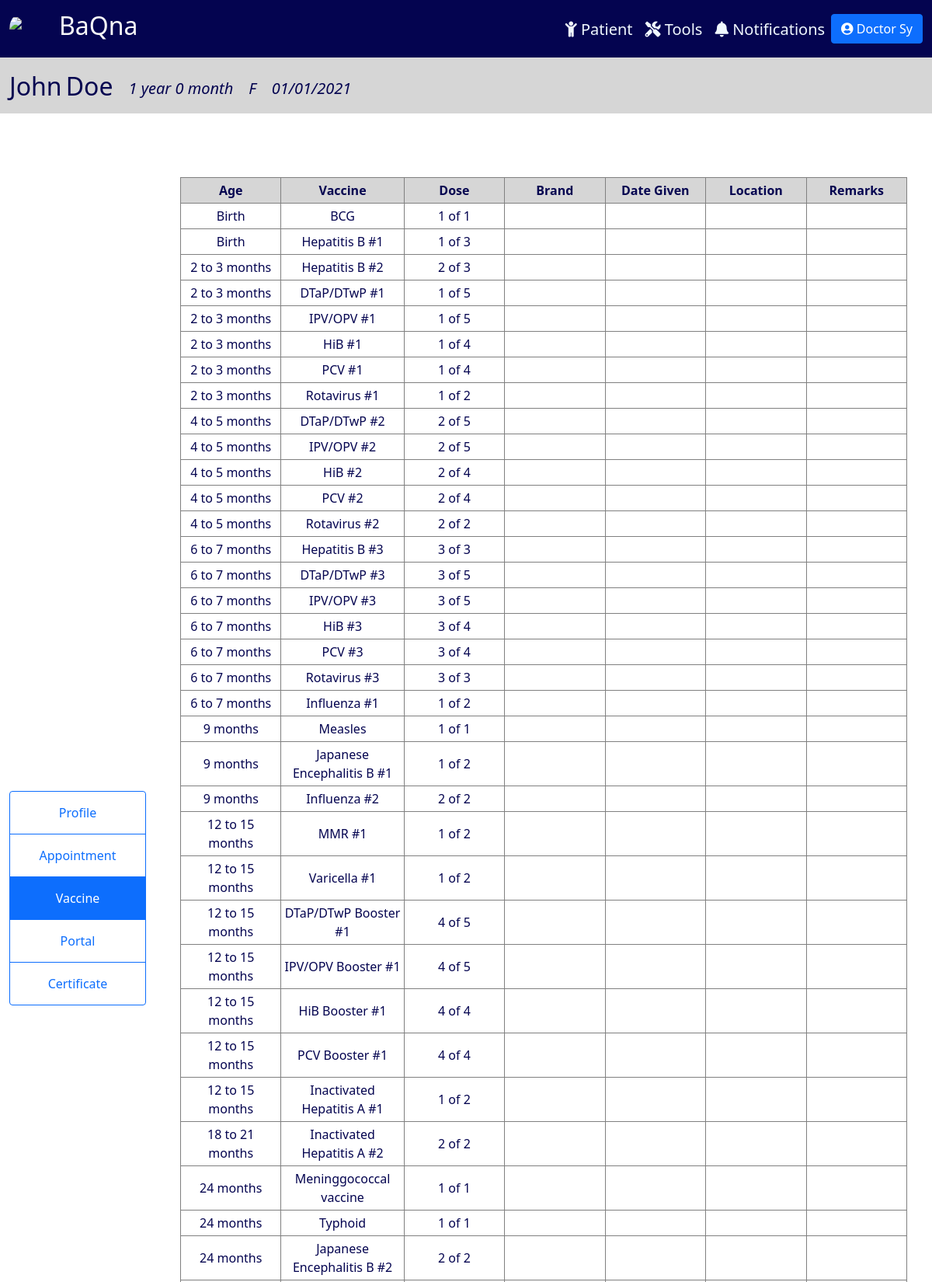
Page /vaccine/19 (signed in, upper part) on the committed database.
### tracker/models.py (models this page shows, shortened)
class Physician(models.Model):
    CAN_REG = (
        ('Yes', 'Yes'),
        ('No', 'No'),
    )
    user = models.OneToOneField(User, null=True, on_delete=models.CASCADE)
    prefix = models.CharField(max_length=100, null=True, blank=True)
    last_name = models.CharField(max_length=100, null=True)
    first_name = models.CharField(max_length=100, null=True)
    title = models.CharField(max_length=100, null=True, blank=True)
    date_start = models.DateField(null=True, blank=True)
    date_end = models.DateField(null=True, blank=True)
    cell_no = PhoneNumberField(null=True, blank=True)
    doc_type = models.CharField(max_length=100, null=True)
    can_reg = models.CharField(max_length=100, null=True, blank=True, choices=CAN_REG)
    def __str__(self):
        return self.doc_type + " " + self.last_name

class Patient(models.Model):
    SEX = (
        ('M', 'Male'),
        ('F', 'Female'),
    )
    last_name = models.CharField(max_length=100, null=True)
    first_name = models.CharField(max_length=100, null=True)
    middle_name = models.CharField(max_length=100, null=True, blank=True)
    suffix = models.CharField(max_length=2, null=True, blank=True)
    nick_name = models.CharField(max_length=100, null=True, blank=True)
    sex = models.CharField(max_length=1, null=True, choices=SEX)
    birthdate = models.DateField(null=True)
    age = models.CharField(max_length=100, null=True, blank=True)
    attending_doctor = models.ForeignKey(Physician, related_name="docpatient", on_delete=models.CASCADE, null=True)
    cert_date = models.DateField(null=True, blank=True)
    cell_no = PhoneNumberField(null=True, blank=True, validators=[MaxLengthValidator(13)])
    landline = models.CharField(max_length=100, null=True, blank=True)
    email = models.EmailField(max_length=254, null=True, blank=True)
    house_no = models.CharField(max_length=100, null=True, blank=True)
    barangay = models.CharField(max_length=100, null=True, blank=True)
    city = models.CharField(max_length=100, null=True, blank=True)
    region = models.CharField(max_length=100, null=True, blank=True)
    zip = models.IntegerField(null=True, blank=True)
    mfname = models.CharField(max_length=100, null=True, blank=True)
    mlname = models.CharField(max_length=100, null=True, blank=True)
    mcontact = PhoneNumberField(null=True, blank=True)
    memail = models.EmailField(max_length=254, null=True, blank=True)
    ffname = models.CharField(max_length=100, null=True, blank=True)
    flname = models.CharField(max_length=100, null=True, blank=True)
    fcontact = PhoneNumberField(null=True, blank=True)
    femail = models.EmailField(max_length=254, null=True, blank=True)
    c1full_name = models.CharField(max_length=100, null=True, blank=True)
    relation1 = models.CharField(max_length=100, null=True, blank=True)
    c1contact = PhoneNumberField(null=True, blank=True)
    c2full_name = models.CharField(max_length=100, null=True, blank=True)
    relation2 = models.CharField(max_length=100, null=True, blank=True)
    c2contact = PhoneNumberField(null=True, blank=True)
    def __str__(self):
        return "{}, {}".format(self.last_name, self.first_name)

class Vaccine(models.Model):
    LOCATION = (
        ('R thigh', 'R thigh'), ('L thigh', 'L thigh'), ('R arm ', 'R arm'),
        ('L arm', 'L arm'), ('R buttocks', 'R buttocks'), ('L buttocks', 'L buttocks'),
    )
    VACCINES = (
        ('BCG', 'BCG'), ('Hepatitis B #1', 'Hepatitis B #1'), ('Hepatitis B #2', 'Hepatitis B #2'), ('DTaP/DTwP #1', 'DTaP/DTwP #1'), ('IPV/OPV #1', 'IPV/OPV #1'),
        ('HiB #1', 'HiB #1'), ('PCV #1', 'PCV #1'), ('Rotavirus #1', 'Rotavirus #1'), ('DTaP/DTwP #2', 'DTaP/DTwP #2'), ('IPV/OPV #2', 'IPV/OPV #2'),
        ('HiB #2', 'HiB #2'), ('PCV #2', 'PCV #2'), ('Rotavirus #2', 'Rotavirus #2'), ('Hepatitis B #3', 'Hepatitis B #3'), ('DTaP/DTwP #3', 'DTaP/DTwP #3'),
        ('IPV/OPV #3', 'IPV/OPV #3'), ('HiB #3', 'HiB #3'), ('PCV #3', 'PCV #3'), ('Rotavirus #3', 'Rotavirus #3'), ('Influenza #1', 'Influenza #1'),
        ('Measles', 'Measles'), ('Japanese Encephalitis B #1', 'Japanese Encephalitis B #1'), ('Influenza #1', 'Influenza #1'), ('MMR #1', 'MMR #1'), ('Varicella #1', 'Varicella #1'),
        ('DTaP/DTwP Booster #1', 'DTaP/DTwP Booster #1'), ('IPV/OPV Booster #1', 'IPV/OPV Booster #1'), ('HiB Booster #1', 'HiB Booster #1'), ('PCV Booster #1', 'PCV Booster #1'), ('Inactivated Hepatitis A #1', 'Inactivated Hepatitis A #1'),
        ('Inactivated Hepatitis A #2', 'Inactivated Hepatitis A #2'), ('Meninggococcal vaccine', 'Meninggococcal vaccine'), ('Typhoid', 'Typhoid'), ('Japanese Encephalitis B #2', 'Japanese Encephalitis B #2'), ('DTaP/DTwP Booster #2', 'DTaP/DTwP Booster #2'),
        ('IPV/OPV Booster #2', 'IPV/OPV Booster #2'), ('MMR #2', 'MMR #2'), ('Varicella #2', 'Varicella #2'), ('Td/Tdap Booster #3', 'Td/Tdap Booster #3'), ('HPV #1', 'HPV #1'),
        ('HPV #2', 'HPV #2'), ('HPV #1', 'HPV #1'), ('HPV #2', 'HPV #2'), ('HPV #3', 'HPV #3'), ('Influenza', 'Influenza'),
    )
    AGE = (
        ('Birth', 'Birth'), ('2 to 3 months', '2 to 3 months'), ('4 to 5 months', '4 to 5 months'), ('6 to 7 months', '6 to 7 months'), ('9 months', '9 months'),
        ('12 to 15 months', '12 to 15 months'), ('18 to 21 months', '18 to 21 months'), ('24 months', '24 months'), ('4 to 6 yrs ', '4 to 6 yrs '),
        ('10 yrs', '10 yrs'), ('9-14 yrs', '9-14 yrs'), ('15 and up', '15 and up'), ('Annual', 'Annual'),
    )
    DOSE = (
        ('1 of 1', '1 of 1'), ('1 of 2', '1 of 2'), ('1 of 3', '1 of 3'), ('1 of 4', '1 of 4'), ('1 of 5', '1 of 5'),
        ('2 of 2', '2 of 2'), (' 2 of 3', '2 of 3'), ('2 of 4', '2 of 4'), ('2 of 5', '2 of 5'),
        ('3 of 3', '3 of 3'), ('3 of 4', '3 of 4'), ('3 of 5', '3 of 5'),
        ('4 of 4', '4 of 4'), ('4 of 5', '4 of 5'),
        ('5 of 5', '5 of 5'), ('every 10 years', 'every 10 years'),
    )
    patient = models.ForeignKey(Patient, null=True, blank=True, on_delete=models.CASCADE)
    age = models.CharField(max_length=50, null=True, choices=AGE)
    name = models.CharField(max_length=50, null=True, choices=VACCINES)
    dose = models.CharField(max_length=50, null=True, choices=DOSE)
    brand = models.CharField(max_length=50, null=True, blank=True)
    date = models.DateField(null=True, blank=True)
    due_date = models.DateField(null=True, blank=True)
    location = models.CharField(max_length=50, null=True, blank=True, choices=LOCATION)
    remarks = models.CharField(max_length=50, null=True, blank=True)

### tracker/views.py (the view, shortened to what this page needs)
# urls.py: path('vaccine/<str:pk>', views.vaccine, name="vaccine"),
@login_required(login_url='login')
def vaccine(request, pk):
    patient = Patient.objects.get(id=pk)
    vaccines = Vaccine.objects.filter(patient=patient).order_by('id')
    vaccine_form = VaccineForm(request.POST or None, initial={'patient': patient})
    curr_date = datetime.date.today()
    months = curr_date.month - patient.birthdate.month
    years = curr_date.year - patient.birthdate.year
    age = "{} year {} month".format(years, months)
    data = {
        'patient': patient,
        'vaccines': vaccines,
        'vaccine_form': vaccine_form,
        'age': age,
    }
    return render(request, 'tracker/vaccine.html', data)

### tracker/templatetags/auth_extras.py (called while the page is built)
@register.filter(name='has_group')
def has_group(user, group_name):
    group = Group.objects.get(name=group_name)
    return True if group in user.groups.all() else False

### tracker/templates/tracker/vaccine.html (shortened to what this page needs)
{% include 'tracker/info_header.html' %}
{% block content %}
{% load auth_extras %}
<div class="container-fluid" style="padding:1%; ">
    <div class="row">
        <div class="col-lg-2" style="background-color: rgb(255, 255, 255);display: flex; justify-content: center; align-items: center; padding-top: 8%; padding-bottom: 8%;">
            <div class="btn-group-vertical" style="display: block;">
              <a class="btn btn-outline-primary" href="{% url 'patient' patient.id %}">Profile</a>
              <a class="btn btn-outline-primary" href="{% url 'appointment' patient.id %}">Appointment</a>
              <a class="btn btn-outline-primary active" href="#">Vaccine</a>
              {% if request.user|has_group:"Doctor" or request.user|has_group:"Admin" %}
              <a class="btn btn-outline-primary" href="{% url 'portal' patient.id %}">Portal</a>
              {% endif %}
              <a class="btn btn-outline-primary" href="{% url 'certificate' patient.id %}">Certificate</a>
            </div>
        </div>
        <div class="col-lg-10" style="background-color: white; padding-top: 0%; padding-bottom: 0%;">
            <div class="vaccine-table">
              <table class="table-bordered align-middle table-sm" style="width: 100%;">
                    <thead class="thead-warning" style="background-color: rgb(214, 214, 214);">
                        <tr>
                            <td><b>Age</b></td>
                            <td><b>Vaccine</b></td>
                            <td><b>Dose</b></td>
                            <td><b>Brand</b></td>
                            <td><b>Date Given</b></td>
                            <td><b>Location</b></td>
                            <td><b>Remarks</b></td>
                        </tr>
                    </thead>
                    <tbody>
                        {% for vaccine in vaccines %}
                        <tr>
                            <td>{{vaccine.age | default_if_none:""}}</td>
                            <td>{{vaccine.name | default_if_none:""}}</td>
                            <td>{{vaccine.dose | default_if_none:""}}</td>
                            <td>{{vaccine.brand | default_if_none:""}}</td>
                            <td>{{vaccine.date | default_if_none:""}}</td>
                            <td>{{vaccine.location | default_if_none:""}}</td>
                            <td>{{vaccine.remarks | default_if_none:""}}</td>
                        </tr>
                        {%  endfor %}
                    </tbody>
              </table>
            </div>
        </div>
    </div>
</div>
{% endblock content %}

### tracker/templates/tracker/info_header.html (shortened to what this page needs)
{% extends 'tracker/main.html' %}
{% block content %}
<nav class="navbar navbar-expand-xl" style="background-color: rgb(214, 214, 214);">
    <div class="container-fluid">
      <div class="collapse navbar-collapse me-auto" id="navbarTogglerDemo02">
        <div style="margin-right: auto; margin-top: 10px;">
          <ul class="navbar-nav me-auto mb-2 mb-lg-0 navbar-custom">
            <li class="nav-item" style="margin-right: 5px">
              <h2>{{patient.first_name}}</h2>
            </li>
            <li class="nav-item" style="margin-right: 20px">
              <h2>{{patient.last_name}}</h2>
            </li>
            <li class="nav-item" style="margin-right: 20px">
              <i><h5 style="margin-top:10px;">{{age}}</h5></i>
            </li>
            <li class="nav-item" style="margin-right: 20px">
              <i><h5 style="margin-top:10px;">{{patient.sex}}</h5></i>
            </li>
            <li class="nav-item" style="margin-right: 20px">
              <i><h5 style="margin-top:10px;">{{patient.birthdate}}</h5></i>
            </li>
          </ul>
        </div>
      </div>
    </div>
</nav>
{% endblock content %}

### tracker/templates/tracker/main.html (shortened to what this page needs)
{% load static %} {% load auth_extras %}
<!DOCTYPE html>
<html lang="en">
<head>
    <link href="https://cdn.jsdelivr.net/npm/bootstrap@5.1.3/dist/css/bootstrap.min.css" rel="stylesheet">
    <link rel="stylesheet" href="https://cdnjs.cloudflare.com/ajax/libs/font-awesome/5.15.3/css/all.min.css" />
    <link rel="stylesheet" href="https://cdnjs.cloudflare.com/ajax/libs/tempusdominus-bootstrap-4/5.1.2/css/tempusdominus-bootstrap-4.min.css" />
</head>
<body>
  <nav class="navbar navbar-expand-xl" style="background-color: rgb(4, 4, 80);color: white;">
    <div class="container-fluid">
      {% if request.user|has_group:'Patient User' %}
        <a href="{% url 'homePatient' %}" class="navbar-brand">
          <div class="logo-image">
            <img src="https://i.ibb.co/drT8m1M/logo.jpg" class="img-fluid">
          </div>
        </a>
        <a href="{% url 'homePatient' %}"><h2 style="float: left; color: #FAFAFA;">BaQna</h2></a>
      {% else %}
        <a href="{% url 'home' %}" class="navbar-brand">
          <div class="logo-image">
            <img src="https://i.ibb.co/drT8m1M/logo.jpg" class="img-fluid">
          </div>
        </a>
        <a href="{% url 'home' %}"><h2 style="float: left; color: #FAFAFA;">BaQna</h2></a>
      {% endif %}
      <div class="collapse navbar-collapse me-auto" id="navbarTogglerDemo02">
        <div style="margin-left: auto;margin-top: 10px;">
          <ul class="navbar-nav me-auto mb-2 mb-lg-0 navbar-custom">
            {% if request.user|has_group:"Doctor" or request.user|has_group:"Admin" %}
            <li class="nav-item" style="margin-left: 15rem;">
              <a class="nav-link" href="{% url 'home' %}"><h5><i class="fas fa-child"></i> Patient</h5></a>
            </li>
            <li class="nav-item">
              <a class="nav-link" href="{% url 'report' %}"><h5><i class="fas fa-tools"></i> Tools</h5></a>
            </li>
            <li class="nav-item">
              <a class="nav-link" href="{% url 'notifs' %}"><h5><i class="fas fa-bell"></i> Notifications</h5></a>
            </li>
            {% endif %}
            <li class="nav-item">
              <div class="dropdown">
                <button class="btn btn-primary" type="button" id="dropdownMenuButton1" data-bs-toggle="dropdown" aria-expanded="false">
                  <i class="fas fa-user-circle"></i>
                  {% if request.user|has_group:'Doctor' %}
                    {{request.user.physician}}
                  {% elif request.user|has_group:'Patient User' %}
                    {{request.user.patientuser}}
                  {% else %}
                    {{request.user}}
                  {% endif %}
                </button>
              </div>
            </li>
          </ul>
        </div>
      </div>
    </div>
  </nav>
  {% block content %}
  {% endblock %}
</body>
</html>

### tracker/templates/tracker/main.html (style rules this page uses)
body { color:rgb(4, 4, 80); }
.navbar-custom a { color: aliceblue; }
.logo-image { width: 48px; height: 48px; border-radius: 50%; overflow: hidden; }
.btn-group-vertical a { padding: 15px; }
.vaccine-table { padding: 20px; margin: 50px auto; }
.vaccine-table td { width:11%; text-align: center; }

### rows in the picture
Patient: first_name "John", last_name "Doe", sex "F", birthdate "01/01/2021"
Vaccine: age "Birth", name "BCG", dose "1 of 1"
Vaccine: age "Birth", name "Hepatitis B #1", dose "1 of 3"
Vaccine: age "2 to 3 months", name "Hepatitis B #2", dose "2 of 3"
Vaccine: age "2 to 3 months", name "DTaP/DTwP #1", dose "1 of 5"
Vaccine: age "2 to 3 months", name "IPV/OPV #1", dose "1 of 5"
Vaccine: age "2 to 3 months", name "HiB #1", dose "1 of 4"
Vaccine: age "2 to 3 months", name "PCV #1", dose "1 of 4"
Vaccine: age "2 to 3 months", name "Rotavirus #1", dose "1 of 2"
Vaccine: age "4 to 5 months", name "DTaP/DTwP #2", dose "2 of 5"
Vaccine: age "4 to 5 months", name "IPV/OPV #2", dose "2 of 5"
Vaccine: age "4 to 5 months", name "HiB #2", dose "2 of 4"
Vaccine: age "4 to 5 months", name "PCV #2", dose "2 of 4"
Vaccine: age "4 to 5 months", name "Rotavirus #2", dose "2 of 2"
Vaccine: age "6 to 7 months", name "Hepatitis B #3", dose "3 of 3"
Vaccine: age "6 to 7 months", name "DTaP/DTwP #3", dose "3 of 5"
Vaccine: age "6 to 7 months", name "IPV/OPV #3", dose "3 of 5"
Vaccine: age "6 to 7 months", name "HiB #3", dose "3 of 4"
Vaccine: age "6 to 7 months", name "PCV #3", dose "3 of 4"
Vaccine: age "6 to 7 months", name "Rotavirus #3", dose "3 of 3"
Vaccine: age "6 to 7 months", name "Influenza #1", dose "1 of 2"
Vaccine: age "9 months", name "Measles", dose "1 of 1"
Vaccine: age "9 months", name "Japanese Encephalitis B #1", dose "1 of 2"
Vaccine: age "9 months", name "Influenza #2", dose "2 of 2"
Vaccine: age "12 to 15 months", name "MMR #1", dose "1 of 2"
Vaccine: age "12 to 15 months", name "Varicella #1", dose "1 of 2"
Vaccine: age "12 to 15 months", name "DTaP/DTwP Booster #1", dose "4 of 5"
Vaccine: age "12 to 15 months", name "IPV/OPV Booster #1", dose "4 of 5"
Vaccine: age "12 to 15 months", name "HiB Booster #1", dose "4 of 4"
Vaccine: age "12 to 15 months", name "PCV Booster #1", dose "4 of 4"
Vaccine: age "12 to 15 months", name "Inactivated Hepatitis A #1", dose "1 of 2"
Vaccine: age "18 to 21 months", name "Inactivated Hepatitis A #2", dose "2 of 2"
Vaccine: age "24 months", name "Meninggococcal vaccine", dose "1 of 1"
Vaccine: age "24 months", name "Typhoid", dose "1 of 1"
Vaccine: age "24 months", name "Japanese Encephalitis B #2", dose "2 of 2"

### other values in the picture
{{ request.user.physician }} "Doctor Sy"
